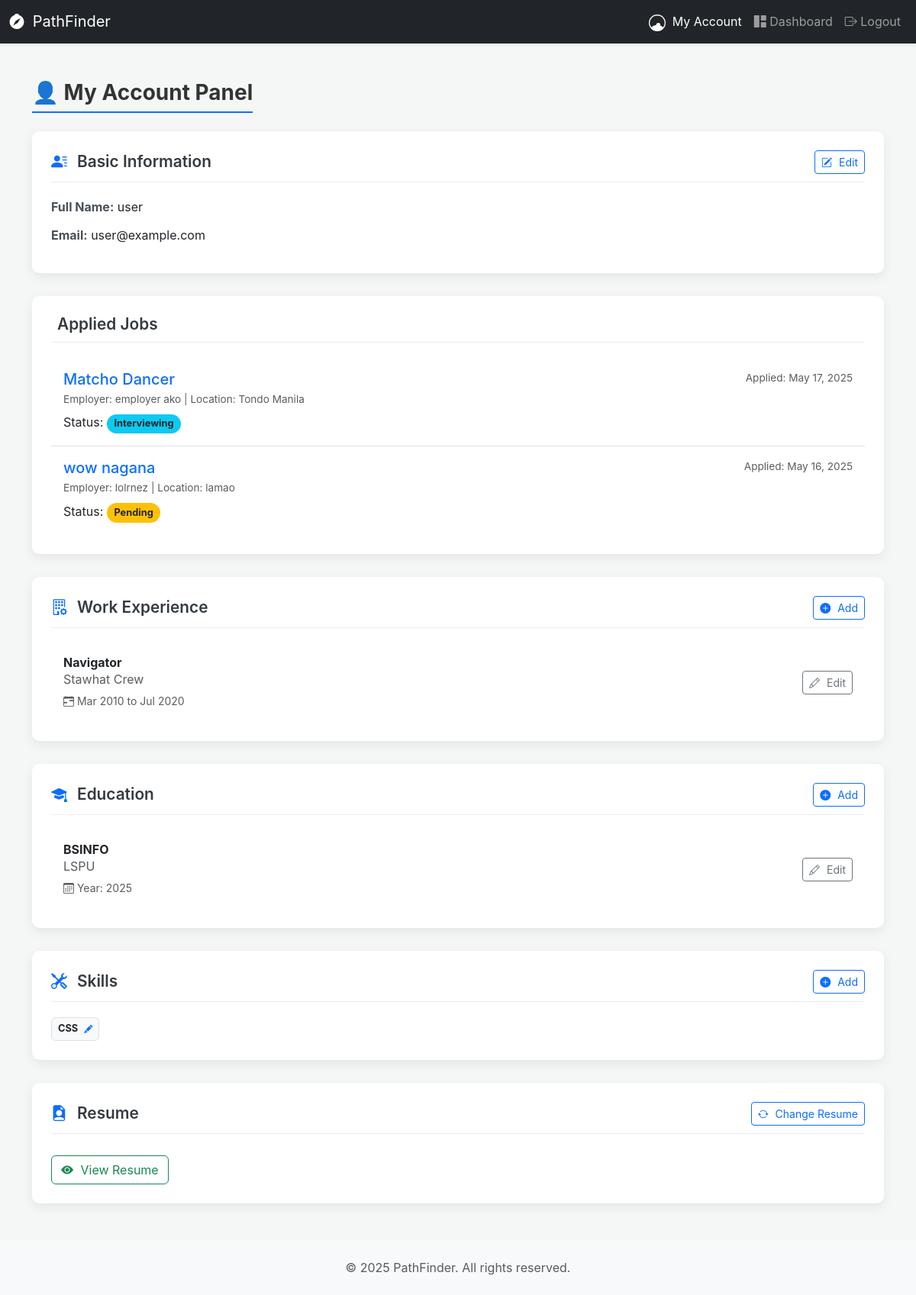
/account.php (signed in), run on the app's committed database.
### tables this page shows
CREATE TABLE `users` (
  `id` int(11) NOT NULL,
  `fullname` varchar(100) NOT NULL,
  `email` varchar(100) NOT NULL,
  `resume` varchar(255) DEFAULT NULL,
  `password` varchar(255) NOT NULL,
  `role` enum('admin','employer','client') NOT NULL,
  `created_at` timestamp NOT NULL DEFAULT current_timestamp()
);

CREATE TABLE `applications` (
  `id` int(11) NOT NULL,
  `user_id` int(11) NOT NULL,
  `job_id` int(11) NOT NULL,
  `applied_date` datetime DEFAULT current_timestamp(),
  `status` varchar(50) DEFAULT 'Pending'
);

CREATE TABLE `jobs` (
  `id` int(11) NOT NULL,
  `employer_id` int(11) NOT NULL,
  `title` varchar(255) NOT NULL,
  `description` text NOT NULL,
  `location` varchar(255) DEFAULT NULL,
  `salary` varchar(100) DEFAULT NULL,
  `created_at` datetime DEFAULT current_timestamp()
);

CREATE TABLE `experiences` (
  `id` int(11) NOT NULL,
  `user_id` int(11) NOT NULL,
  `position` varchar(255) NOT NULL,
  `company` varchar(255) NOT NULL,
  `start_date` date NOT NULL,
  `end_date` date DEFAULT NULL
);

CREATE TABLE `education` (
  `id` int(11) NOT NULL,
  `user_id` int(11) NOT NULL,
  `degree` varchar(255) NOT NULL,
  `institution` varchar(255) NOT NULL,
  `year` year(4) NOT NULL
);

CREATE TABLE `skills` (
  `id` int(11) NOT NULL,
  `user_id` int(11) NOT NULL,
  `name` varchar(100) NOT NULL
);

### account.php (the view, shortened to what this page needs)
<?php
require 'connection.php';
$user_id = $_SESSION['user'];
$user_sql = "SELECT * FROM users WHERE id = ?";
$stmt = $conn->prepare($user_sql);
$stmt->bind_param("i", $user_id);
$stmt->execute();
$user_result = $stmt->get_result();
$user = $user_result->fetch_assoc();
$applied_jobs = [];
$applied_sql = "SELECT
                    j.id AS job_id,
                    j.title,
                    j.location,
                    u.fullname AS employer_name,
                    app.applied_date,
                    app.status
                FROM jobs j
                JOIN applications app ON j.id = app.job_id
                JOIN users u ON j.employer_id = u.id
                WHERE app.user_id = ?
                ORDER BY app.applied_date DESC";
$stmt_applied = $conn->prepare($applied_sql);
if ($stmt_applied) {
    $stmt_applied->bind_param("i", $user_id);
    $stmt_applied->execute();
    $applied_result = $stmt_applied->get_result();
    while ($row = $applied_result->fetch_assoc()) {
        $applied_jobs[] = $row;
    }
} else {
    error_log("Error preparing statement for applied jobs in account.php: " . $conn->error);
}
$work_experience = [];
$work_sql = "SELECT * FROM experiences WHERE user_id = ? ORDER BY end_date DESC, start_date DESC";
$stmt_work = $conn->prepare($work_sql);
if ($stmt_work) {
    $stmt_work->bind_param("i", $user_id);
    $stmt_work->execute();
    $work_result = $stmt_work->get_result();
    while ($row = $work_result->fetch_assoc()) {
        $work_experience[] = $row;
    }
} else {
    error_log("Error preparing statement for work experience: " . $conn->error);
}
$education = [];
$education_sql = "SELECT * FROM education WHERE user_id = ? ORDER BY year DESC";
$stmt_edu = $conn->prepare($education_sql);
if ($stmt_edu) {
    $stmt_edu->bind_param("i", $user_id);
    $stmt_edu->execute();
    $education_result = $stmt_edu->get_result();
    while ($row = $education_result->fetch_assoc()) {
        $education[] = $row;
    }
} else {
    error_log("Error preparing statement for education: " . $conn->error);
}
$skills = [];
$skills_sql = "SELECT * FROM skills WHERE user_id = ? ORDER BY name ASC";
$stmt_skills = $conn->prepare($skills_sql);
if ($stmt_skills) {
    $stmt_skills->bind_param("i", $user_id);
    $stmt_skills->execute();
    $skills_result = $stmt_skills->get_result();
    while ($row = $skills_result->fetch_assoc()) {
        $skills[] = $row;
    }
} else {
    error_log("Error preparing statement for skills: " . $conn->error);
}
$resume_link = $user['resume'] ?? null;
?>
<!DOCTYPE html>
<html lang="en">
<head>
    <link href="https://cdn.jsdelivr.net/npm/bootstrap@5.3.3/dist/css/bootstrap.min.css" rel="stylesheet" />
    <link rel="stylesheet" href="https://cdn.jsdelivr.net/npm/bootstrap-icons@1.11.3/font/bootstrap-icons.min.css">
</head>
<body>
<nav class="navbar navbar-expand-lg navbar-dark bg-dark shadow-sm">
    <div class="container-fluid">
        <a class="navbar-brand" href="dashboardclient.php"><i class="bi bi-compass-fill"></i> PathFinder</a>
        <div class="collapse navbar-collapse justify-content-end" id="navbarNav">
            <ul class="navbar-nav align-items-center">
                <li class="nav-item">
                     <a class="nav-link active text-white" href="account.php" title="My Account">
                        <span class="ms-1">My Account</span>
                    </a>
                </li>
                <li class="nav-item">
                    <a class="nav-link" href="dashboardclient.php"><i class="bi bi-grid-1x2-fill"></i> Dashboard</a>
                </li>
                <li class="nav-item">
                    <a class="nav-link" href="logout.php"><i class="bi bi-box-arrow-right"></i> Logout</a>
                </li>
            </ul>
        </div>
    </div>
</nav>
<div class="container mt-5 mb-5">
    <h3 class="mb-4 text-center main-content-header">👤 My Account Panel</h3>
    <section class="section-card">
        <div class="section-header">
            <h4 class="section-title"><i class="bi bi-person-lines-fill"></i> Basic Information</h4>
            <a href="add_info.php?type=basic" class="btn btn-sm btn-outline-primary"><i class="bi bi-pencil-square"></i> Edit</a>
        </div>
        <p class="info-item"><strong>Full Name:</strong> <?= htmlspecialchars($user['fullname']) ?></p>
        <p class="info-item"><strong>Email:</strong> <?= htmlspecialchars($user['email']) ?></p>
    </section>
    <section class="section-card">
        <div class="section-header">
            <h4 class="section-title"><i class="bi bi-briefcase-check-fill"></i> Applied Jobs</h4>
            </div>
        <?php if (!empty($applied_jobs)): ?>
            <div class="list-group list-group-flush">
                <?php foreach ($applied_jobs as $applied_job): ?>
                    <?php
                        $status_badge_class = 'bg-secondary';
                        $status_text = htmlspecialchars($applied_job['status']);
                        switch (strtolower($applied_job['status'])) {
                            case 'pending': case 'applied': case 'under review': $status_badge_class = 'bg-warning text-dark'; break;
                            case 'interviewing': case 'shortlisted': $status_badge_class = 'bg-info text-dark'; break;
                        }
                    ?>
                    <div class="list-group-item applied-job-item py-3">
                        <div class="d-flex w-100 justify-content-between">
                            <h5 class="mb-1">
                                <a href="view_job.php?id=<?= htmlspecialchars($applied_job['job_id']) ?>" class="job-title-link">
                                    <?= htmlspecialchars($applied_job['title']) ?>
                                </a>
                            </h5>
                            <small class="text-muted">
                                <?php if (isset($applied_job['applied_date']) && $applied_job['applied_date']): ?>
                                    Applied: <?= date("M j, Y", strtotime($applied_job['applied_date'])) ?>
                                <?php endif; ?>
                            </small>
                        </div>
                        <p class="mb-1 text-muted">
                            Employer: <?= htmlspecialchars($applied_job['employer_name']) ?>
                            <?php if (!empty($applied_job['location'])): ?>
                                | Location: <?= htmlspecialchars($applied_job['location']) ?>
                            <?php endif; ?>
                        </p>
                        <div class="mt-2">
                            Status: <span class="badge rounded-pill <?= $status_badge_class ?>"><?= $status_text ?></span>
                        </div>
                    </div>
                <?php endforeach; ?>
            </div>
        <?php else: ?>
            <p class="mt-2 text-muted">You haven't applied for any jobs yet. <a href="dashboardclient.php">Find jobs now!</a></p>
        <?php endif; ?>
    </section>
    <section class="section-card">
        <div class="section-header">
            <h4 class="section-title"><i class="bi bi-building-gear"></i> Work Experience</h4>
            <a href="add_info.php?type=experience" class="btn btn-sm btn-outline-primary"><i class="bi bi-plus-circle-fill"></i> Add</a>
        </div>
        <?php if (count($work_experience) > 0): ?>
            <ul class="list-group list-group-flush">
                <?php foreach ($work_experience as $work): ?>
                    <li class="list-group-item d-flex justify-content-between align-items-center py-3">
                        <div>
                            <h6 class="mb-0"><strong><?= htmlspecialchars($work['position']) ?></strong></h6>
                            <p class="mb-1 text-muted"><?= htmlspecialchars($work['company']) ?></p>
                            <small class="text-muted">
                                <i class="bi bi-calendar-range"></i>
                                <?= htmlspecialchars(date("M Y", strtotime($work['start_date']))) ?> to
                                <?= $work['end_date'] ? htmlspecialchars(date("M Y", strtotime($work['end_date']))) : 'Present' ?>
                            </small>
                        </div>
                        <a href="edit_info.php?type=experience&id=<?= $work['id'] ?>" class="btn btn-sm btn-outline-secondary"><i class="bi bi-pencil"></i> Edit</a>
                    </li>
                <?php endforeach; ?>
            </ul>
        <?php else: ?>
            <p class="mt-2 text-muted">No work experience added yet.</p>
        <?php endif; ?>
    </section>
    <section class="section-card">
        <div class="section-header">
            <h4 class="section-title"><i class="bi bi-mortarboard-fill"></i> Education</h4>
            <a href="add_info.php?type=education" class="btn btn-sm btn-outline-primary"><i class="bi bi-plus-circle-fill"></i> Add</a>
        </div>
        <?php if (!empty($education)): ?>
            <ul class="list-group list-group-flush">
                <?php foreach ($education as $edu): ?>
                    <li class="list-group-item d-flex justify-content-between align-items-center py-3">
                        <div>
                            <h6 class="mb-0"><strong><?= htmlspecialchars($edu['degree']) ?></strong></h6>
                            <p class="mb-1 text-muted"><?= htmlspecialchars($edu['institution']) ?></p>
                            <small class="text-muted"><i class="bi bi-calendar3"></i> Year: <?= htmlspecialchars($edu['year']) ?></small>
                        </div>
                        <a href="edit_info.php?type=education&id=<?= $edu['id'] ?>" class="btn btn-sm btn-outline-secondary"><i class="bi bi-pencil"></i> Edit</a>
                    </li>
                <?php endforeach; ?>
            </ul>
        <?php else: ?>
            <p class="mt-2 text-muted">No education records available.</p>
        <?php endif; ?>
    </section>
    <section class="section-card">
        <div class="section-header">
            <h4 class="section-title"><i class="bi bi-tools"></i> Skills</h4>
            <a href="add_info.php?type=skill" class="btn btn-sm btn-outline-primary"><i class="bi bi-plus-circle-fill"></i> Add</a>
        </div>
        <?php if (!empty($skills)): ?>
            <div class="d-flex flex-wrap gap-2 mt-2">
                <?php foreach ($skills as $skill): ?>
                    <div class="badge bg-light text-dark p-2 border d-flex align-items-center">
                        <span><?= htmlspecialchars($skill['name']) ?></span>
                        <a href="edit_info.php?type=skill&id=<?= $skill['id'] ?>" class="ms-2 text-primary" title="Edit Skill"><i class="bi bi-pencil-fill small"></i></a>
                        </div>
                <?php endforeach; ?>
            </div>
        <?php else: ?>
            <p class="mt-2 text-muted">No skills listed.</p>
        <?php endif; ?>
    </section>
    <section class="section-card">
        <div class="section-header">
            <h4 class="section-title"><i class="bi bi-file-earmark-person-fill"></i> Resume</h4>
            <a href="add_info.php?type=resume" class="btn btn-sm btn-outline-primary">
                <i class="bi <?= $resume_link ? 'bi-arrow-repeat' : 'bi-upload' ?>"></i> <?= $resume_link ? 'Change Resume' : 'Upload Resume' ?>
            </a>
        </div>
        <?php if ($resume_link): ?>
            <a href="uploads/resumes/<?= htmlspecialchars($resume_link) ?>" target="_blank" class="btn btn-outline-success mt-2"><i class="bi bi-eye-fill"></i> View Resume</a>
        <?php else: ?>
            <p class="mt-2 text-muted">No resume uploaded.</p>
        <?php endif; ?>
    </section>
</div>
<footer class="text-center mt-5 py-4 bg-light">
    <p class="mb-0 text-muted">&copy; <?= date('Y') ?> PathFinder. All rights reserved.</p>
</footer>
</body>
</html>

### account.php (style rules this page uses)
body { background-color: #f4f7f6; font-family: 'Inter', sans-serif; }
.navbar-brand i { margin-right: 5px; }
.main-content-header { color: #333; font-weight: 700; border-bottom: 2px solid #0d6efd; padding-bottom: 0.5rem; display: inline-block; }
.section-card { background: #fff; padding: 25px; border-radius: 10px; box-shadow: 0 5px 15px rgba(0,0,0,0.07); margin-bottom: 30px; }
.section-header { display: flex; justify-content: space-between; align-items: center; margin-bottom: 20px; padding-bottom: 10px; border-bottom: 1px solid #e9ecef; }
.section-title { font-size: 1.3rem; font-weight: 600; color: #343a40; margin-bottom: 0; }
.section-title i { margin-right: 8px; color: #0d6efd; }
.info-item { margin-bottom: 0.8rem; }
.info-item strong { color: #495057; }
.list-group-item { border-left: 3px solid transparent; transition: border-left-color 0.2s ease-in-out, background-color 0.2s ease-in-out; }
.btn-outline-primary i, .btn-outline-secondary i, .btn-outline-success i { margin-right: 5px; }
.badge { font-size: 0.8em; padding: 0.5em 0.75em; }
.applied-job-item .job-title-link { font-weight: 500; color: #0d6efd; text-decoration: none; }
.applied-job-item .text-muted { font-size: 0.85rem; }

### data on the page
users: fullname "user", email "user@example.com"
applications: job.title "Matcho Dancer", applied_date "May 17, 2025", users.fullname "employer ako", job.location "Tondo Manila", status "Interviewing"
applications: job.title "wow nagana", applied_date "May 16, 2025", users.fullname "lolrnez", job.location "lamao", status "Pending"
experiences: position "Navigator", company "Stawhat Crew", start_date "Mar 2010", end_date "Jul 2020"
education: degree "BSINFO", institution "LSPU", year "2025"
skills: name "CSS"
